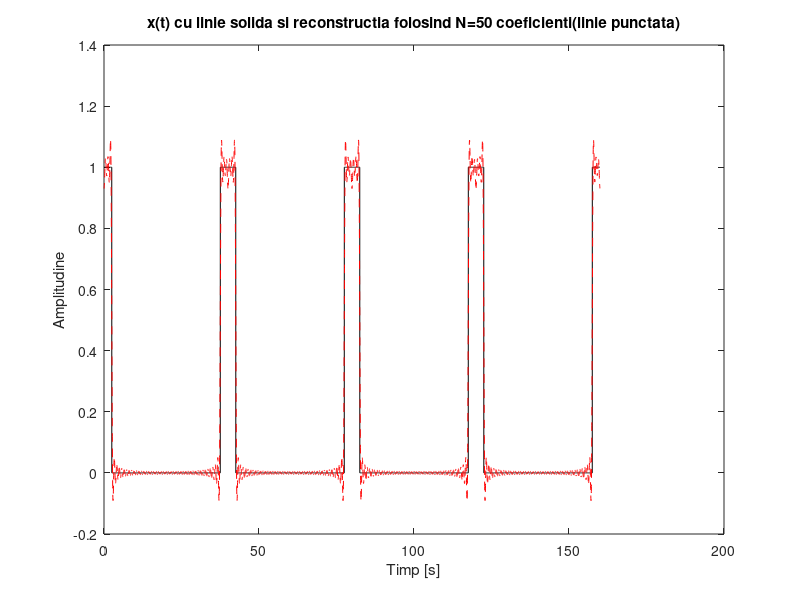
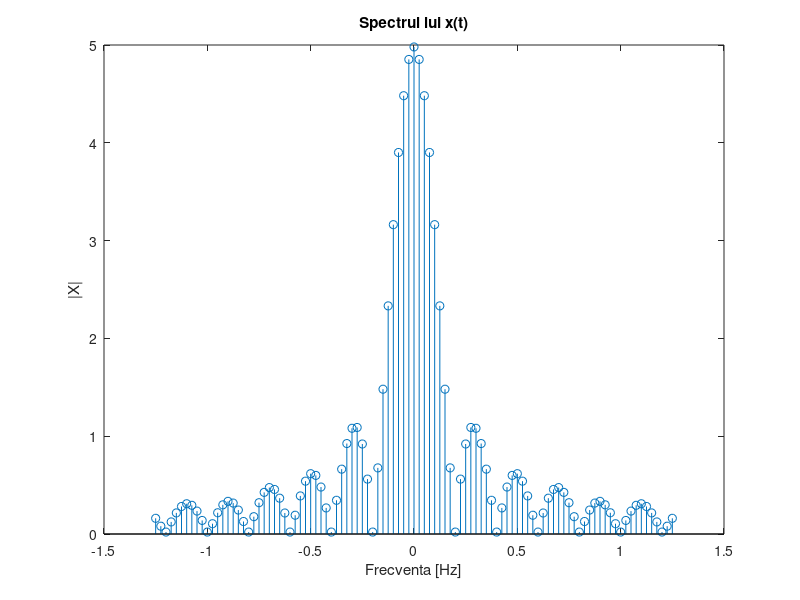

Write MATLAB code to recreate these figures, in order.
P = 40; % perioada
D = 5; % durata
N = 50; % numarul de coeficienti
F=1/P; % frecventa 
w0=2*pi/P; % pulsatia
t=0:0.02:P-0.02; % timpul pe care calculam integrala (o perioada); 
                 % rezolutia temporala trebuie sa fie de 2 ori mai mica decat perioada semnalului (teorema esantionarii);

% semnalul dreptungiular
x = zeros(1,size(t,2)); % initializarea lui x ( semnalul dreptunghiular) cu zerouri
x(t<=D/2) =1; % de la 0 la D/2 x are valoarea 1 ( generam amplitundinea semnalului)
x(t>P-D/2) =1; % de la D/2 la P x are valoarea 1 ( generam amplitundinea semnalului)
t_4perioade = 0:0.02:4*P-0.02; % vectorul timp pentru reprezentarea pe 4 perioade
x_4perioade = repmat(x,1,4); % vectorul x pentru reprezentarea pe 4 perioade ( genram 4 perioade de semnal dreptunghi)
   
% integrala numerica prin functia trapz
for k = -N:N
    x_temp = x;
    x_temp = x_temp.*exp(-j*k*w0*t); % vectorul inmultit cu termenul corespunzator
    X(k+51) = trapz(t,x_temp); % trapz calculeaza integrala prin metoda trapezului 
    %(imparte suprafata in forme trapezoidale pentru a calcula mai usor aria)
end

x_refacut(1:length(t)) = 0; % initializarea semnalului reconstruit cu N puncte

%reconstructia lui x(t) folosind N coeficienti
for index = 1:length(t);
for k = -N:N
x_refacut(index) = x_refacut(index) + (1/P)*X(k+N+1)*exp(j*k*w0*t(index));
end
end

figure(1);
plot(t_4perioade,x_4perioade,'k'); % afisarea lui x(t)
title('x(t) cu linie solida si reconstructia folosind N=50 coeficienti(linie punctata)');
hold on
x_refacut_4perioade = repmat(x_refacut,1,4); % generarea lui x reconstruit pentru 4 perioade
plot(t_4perioade,x_refacut_4perioade,'-- r'); % afisarea lui x reconstruit pentru 4 perioade
xlabel('Timp [s]');
ylabel('Amplitudine');

f = -N*F:F:N*F; % generarea vectorului de frecvente
figure(2);
stem(f,abs(X)); % afisarea lui X
title('Spectrul lui x(t)');
xlabel('Frecventa [Hz]');
ylabel('|X|');

% Comentarii:
% Conform dezvoltarii in serii Fourier, orice semnal periodic poate fi aproximat
% printr-o suma infinita de sin si cos.
% Coeficienti lui sin sau cos reprezinta spectrul de amplitudini al
% semnalului.
% Semnalul reconstruit folosind un numar finit de termeni se apropie ca
% forma de semnalul original dar nu este unul fidel in totalitate. Cu cat
% numarul de coeficienti este mai mare, cu atat semnalul reconstruit va fi mai fidel. 
% Se mai observa faptul ca semnalul poate fi aproximat printr-o
% suma de sinusoide: variatiile semanlului au un caracter de sinusoida.